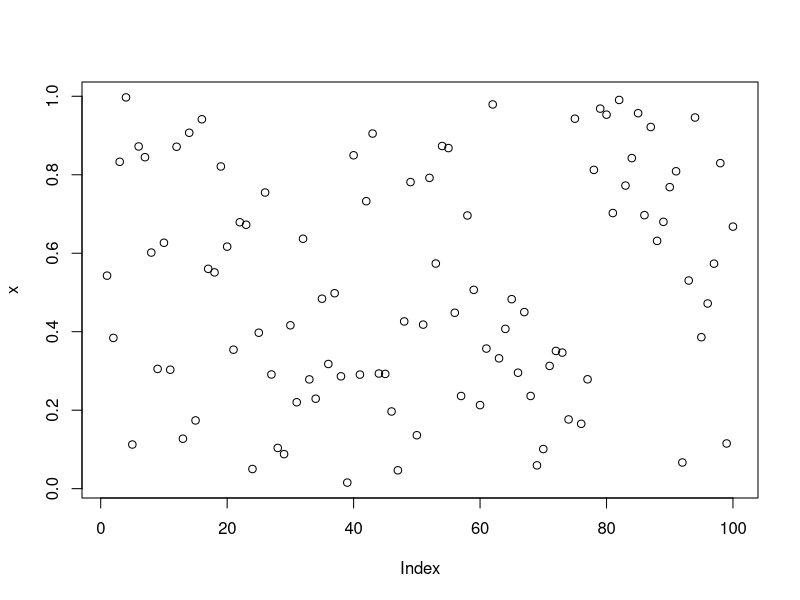
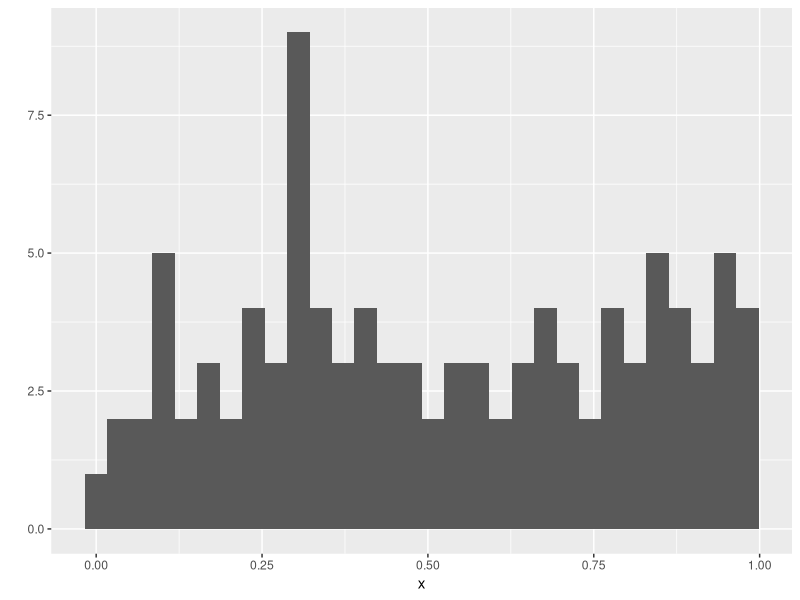
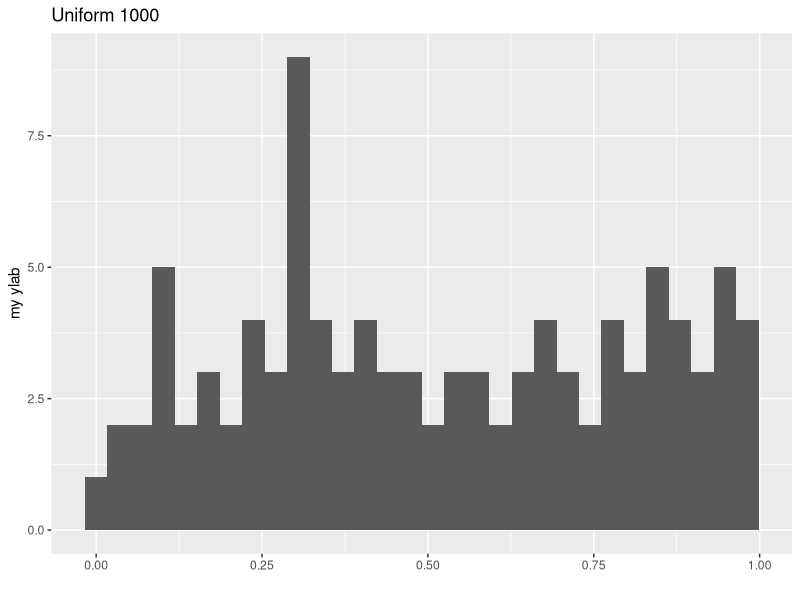
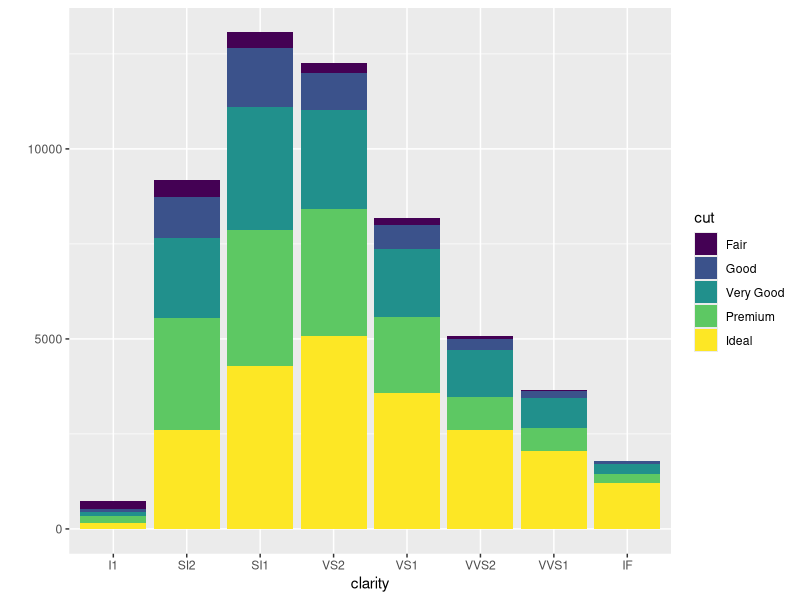
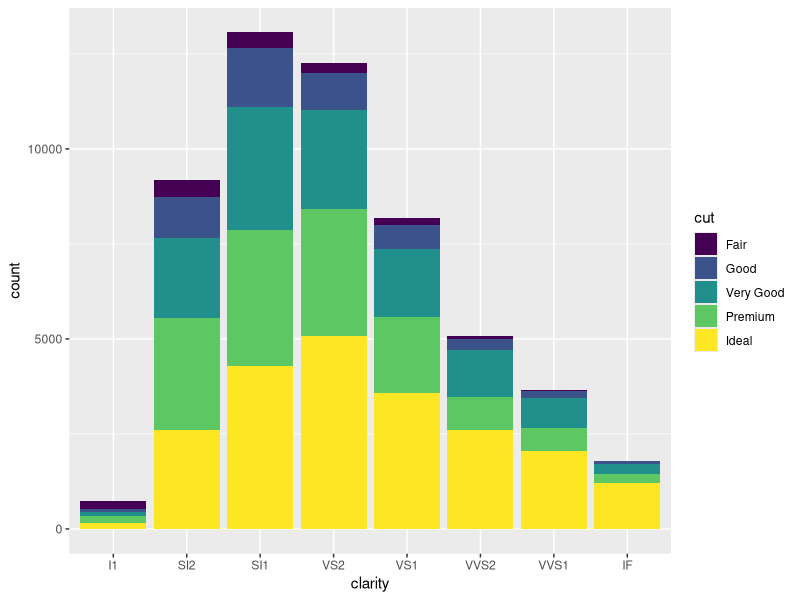
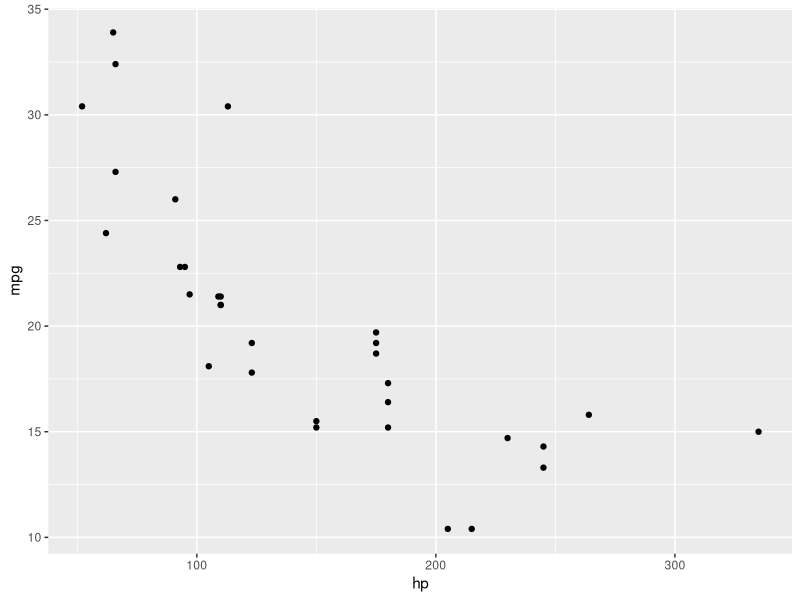
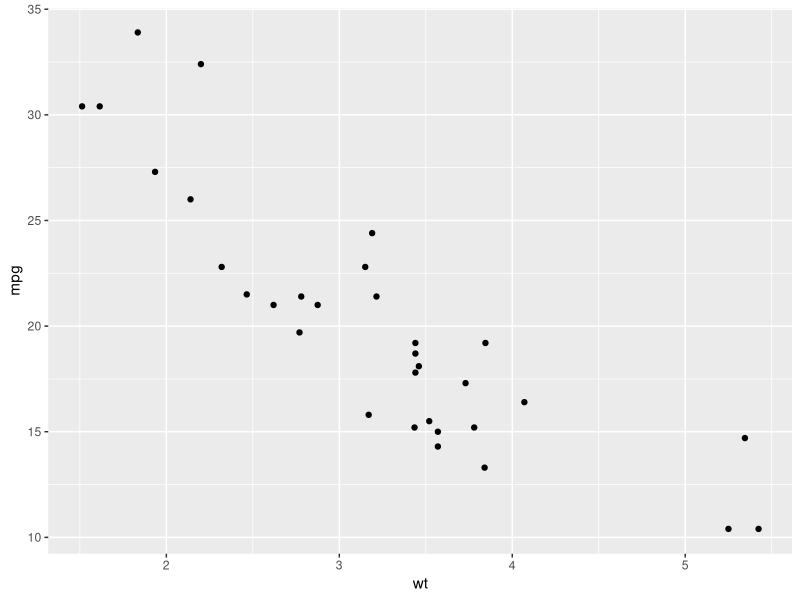
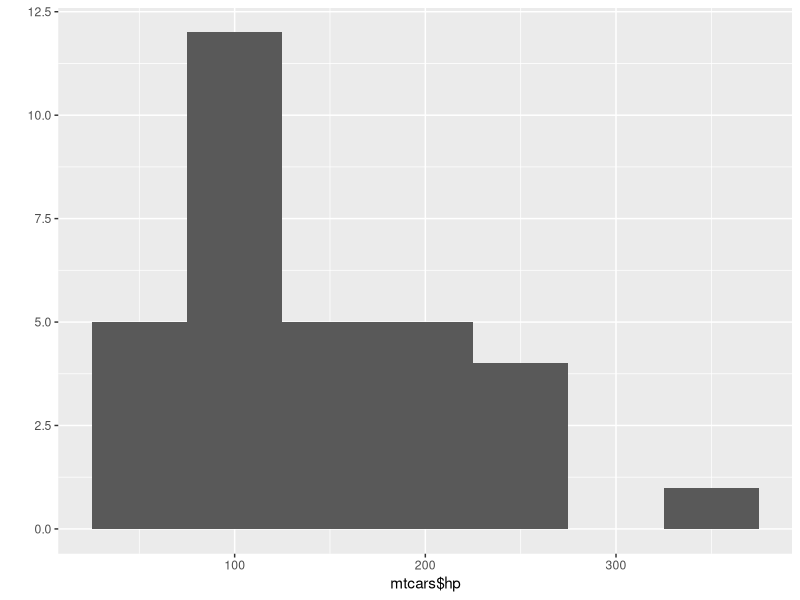

Reproduce these figures in R, in order.
library("ggplot2")

head(diamonds)
head(mtcars)
x <- runif(100)
plot(x)
qplot(x)


qplot(x, main="Uniform 1000", ylab="my ylab", xlab="")
# stacked histograms
qplot(clarity, data=diamonds, fill=cut, geom="bar")
ggplot(diamonds, aes(clarity, fill=cut)) + geom_bar()
# scatter with ggplot
qplot(hp, mpg, data=mtcars)
qplot(wt, mpg, data=mtcars)
qplot(mtcars$hp, geom="histogram", binwidth=50)

qplot(mtcars$hp,
      geom="histogram",
      binwidth = 50,
      main = "Histogram for Horse Power",
      xlab = "Age",
      fill=I("blue"),
      col=I("red"),
      alpha=I(.2),
      xlim=c(50,400))

qplot(wt, mpg, data=mtcars, color=qsec)